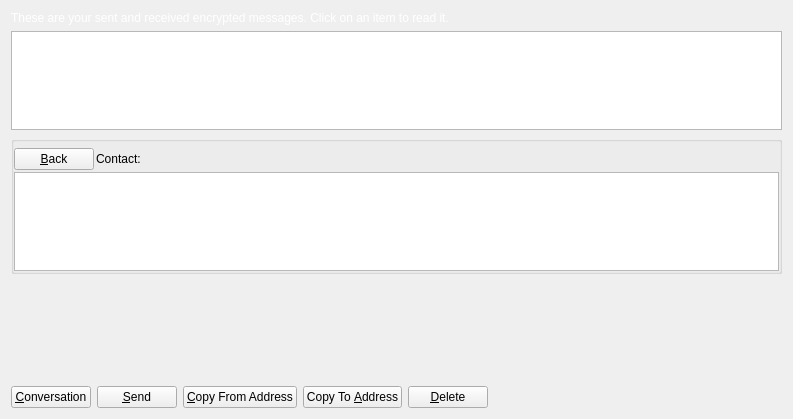
<?xml version="1.0" encoding="UTF-8"?>
<ui version="4.0">
 <class>MessagePage</class>
 <widget class="QWidget" name="MessagePage">
  <property name="geometry">
   <rect>
    <x>0</x>
    <y>0</y>
    <width>793</width>
    <height>419</height>
   </rect>
  </property>
  <property name="windowTitle">
   <string>Address Book</string>
  </property>
  <layout class="QVBoxLayout" name="verticalLayout_2">
   <item>
    <widget class="QLabel" name="labelExplanation">
     <property name="text">
      <string>These are your sent and received encrypted messages. Click on an item to read it.</string>
     </property>
     <property name="styleSheet">
             <string notr="true">color:white;</string>
            </property>
     <property name="textFormat">
      <enum>Qt::PlainText</enum>
     </property>
     <property name="wordWrap">
      <bool>true</bool>
     </property>
    </widget>
   </item>
   <item>
    <widget class="QTableView" name="tableView">
     <property name="contextMenuPolicy">
      <enum>Qt::CustomContextMenu</enum>
     </property>
     <property name="toolTip">
      <string>Click on a message to view it</string>
     </property>
     <property name="tabKeyNavigation">
      <bool>false</bool>
     </property>
     <property name="alternatingRowColors">
      <bool>true</bool>
     </property>
     <property name="selectionMode">
      <enum>QAbstractItemView::SingleSelection</enum>
     </property>
     <property name="selectionBehavior">
      <enum>QAbstractItemView::SelectRows</enum>
     </property>
     <property name="sortingEnabled">
      <bool>true</bool>
     </property>
     <attribute name="verticalHeaderVisible">
      <bool>false</bool>
     </attribute>
    </widget>
   </item>
   <item>
    <layout class="QVBoxLayout" name="verticalLayout">
     <item>
      <widget class="QGroupBox" name="messageDetails">
       <property name="title">
        <string/>
       </property>
       <layout class="QVBoxLayout" name="verticalLayout_4">
        <property name="spacing">
         <number>2</number>
        </property>
        <property name="leftMargin">
         <number>0</number>
        </property>
        <property name="topMargin">
         <number>6</number>
        </property>
        <property name="rightMargin">
         <number>0</number>
        </property>
        <property name="bottomMargin">
         <number>0</number>
        </property>
        <item>
         <layout class="QHBoxLayout" name="horizontalLayout_3">
          <item>
           <widget class="QPushButton" name="backButton">
            <property name="text">
             <string>&amp;Back</string>
            </property>
            <property name="icon">
             <iconset resource="../bitcoin.qrc">
              <normaloff>:/icons/quit</normaloff>:/icons/quit</iconset>
            </property>
           </widget>
          </item>
          <item>
           <widget class="QLabel" name="labelContact">
            <property name="text">
             <string>Contact:</string>
            </property>
           </widget>
          </item>
          <item>
           <widget class="QLabel" name="contactLabel">
            <property name="text">
             <string/>
            </property>
           </widget>
          </item>
          <item>
           <spacer name="horizontalSpacer_3">
            <property name="orientation">
             <enum>Qt::Horizontal</enum>
            </property>
            <property name="sizeHint" stdset="0">
             <size>
              <width>40</width>
              <height>20</height>
             </size>
            </property>
           </spacer>
          </item>
         </layout>
        </item>
        <item>
         <widget class="QListView" name="listConversation">
          <property name="styleSheet">
           <string notr="true">#listConversation { color: #000000; }</string>
          </property>
         </widget>
        </item>
        <item>
         <layout class="QVBoxLayout" name="verticalLayout_3"/>
        </item>
       </layout>
      </widget>
     </item>
     <item>
      <widget class="MRichTextEdit" name="messageEdit" native="true">
       <property name="minimumSize">
        <size>
         <width>0</width>
         <height>100</height>
        </size>
       </property>
      </widget>
     </item>
     <item>
      <layout class="QHBoxLayout" name="horizontalLayout">
       <item>
        <widget class="QPushButton" name="newButton">
         <property name="text">
          <string>&amp;Conversation</string>
         </property>
         <property name="icon">
          <iconset resource="../bitcoin.qrc">
           <normaloff>:/icons/add</normaloff>:/icons/add</iconset>
         </property>
        </widget>
       </item>
       <item>
        <widget class="QPushButton" name="sendButton">
         <property name="toolTip">
          <string>Sign a message to prove you own a Q8E address</string>
         </property>
         <property name="text">
          <string>&amp;Send</string>
         </property>
         <property name="icon">
          <iconset resource="../bitcoin.qrc">
           <normaloff>:/icons/send</normaloff>:/icons/send</iconset>
         </property>
        </widget>
       </item>
       <item>
        <widget class="QPushButton" name="copyFromAddressButton">
         <property name="toolTip">
          <string>Copy the currently selected address to the system clipboard</string>
         </property>
         <property name="text">
          <string>&amp;Copy From Address</string>
         </property>
         <property name="icon">
          <iconset resource="../bitcoin.qrc">
           <normaloff>:/icons/editcopy</normaloff>:/icons/editcopy</iconset>
         </property>
        </widget>
       </item>
       <item>
        <widget class="QPushButton" name="copyToAddressButton">
         <property name="toolTip">
          <string>Copy the currently selected address to the system clipboard</string>
         </property>
         <property name="text">
          <string>Copy To &amp;Address</string>
         </property>
         <property name="icon">
          <iconset resource="../bitcoin.qrc">
           <normaloff>:/icons/editcopy</normaloff>:/icons/editcopy</iconset>
         </property>
        </widget>
       </item>
       <item>
        <widget class="QPushButton" name="deleteButton">
         <property name="toolTip">
          <string>Delete the currently selected address from the list</string>
         </property>
         <property name="text">
          <string>&amp;Delete</string>
         </property>
         <property name="icon">
          <iconset resource="../bitcoin.qrc">
           <normaloff>:/icons/remove</normaloff>:/icons/remove</iconset>
         </property>
        </widget>
       </item>
       <item>
        <spacer name="horizontalSpacer">
         <property name="orientation">
          <enum>Qt::Horizontal</enum>
         </property>
         <property name="sizeHint" stdset="0">
          <size>
           <width>40</width>
           <height>20</height>
          </size>
         </property>
        </spacer>
       </item>
      </layout>
     </item>
    </layout>
   </item>
  </layout>
 </widget>
 <customwidgets>
  <customwidget>
   <class>MRichTextEdit</class>
   <extends>QWidget</extends>
   <header>mrichtextedit.h</header>
   <container>1</container>
  </customwidget>
 </customwidgets>
 <resources>
  <include location="../bitcoin.qrc"/>
 </resources>
 <connections/>
</ui>
